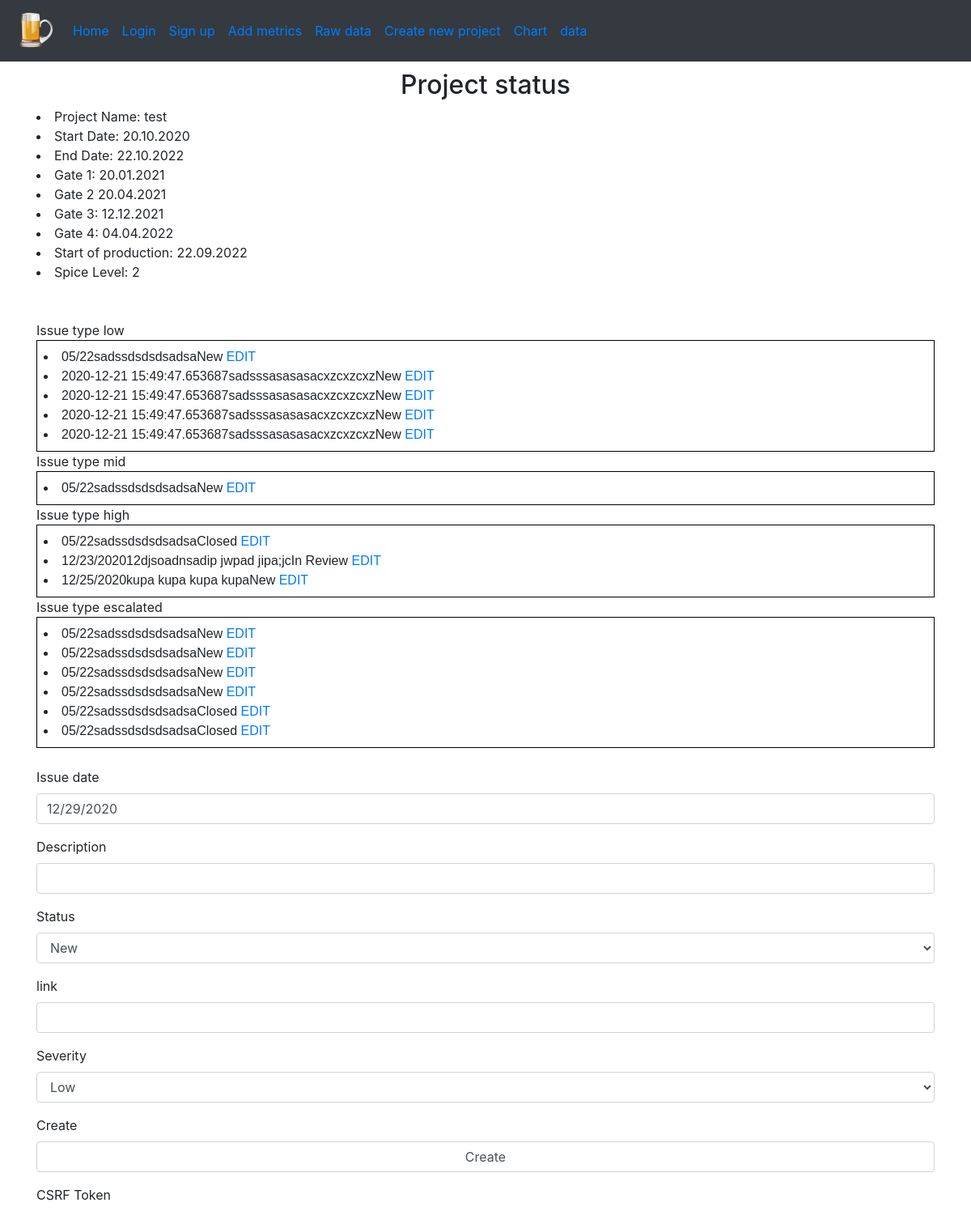
Before: / with the older database file.
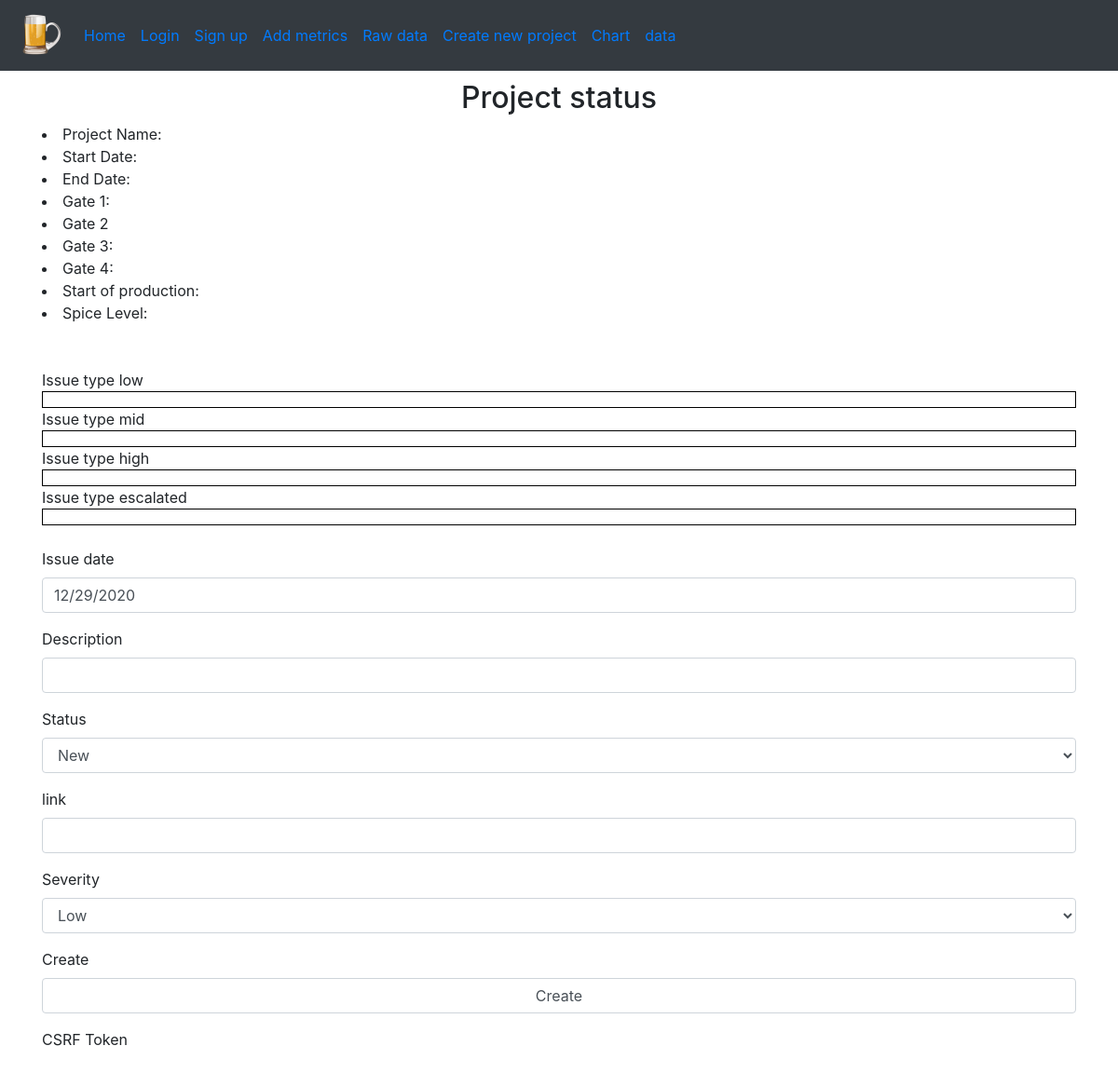
After: the same page with the newer database file.
### spice_status/models/project_models.py (models this page shows)
class Project(db.Model):
    id = db.Column(db.Integer, primary_key=True)
    start_date = db.Column(db.String)
    end_date = db.Column(db.String)
    name = db.Column(db.String)
    gate_1 = db.Column(db.String)
    gate_2 = db.Column(db.String)
    gate_3 = db.Column(db.String)
    gate_4 = db.Column(db.String)
    sop = db.Column(db.String)
    spice_level = db.Column(db.String)
    risks = db.Column(db.String)
    low_issues = db.Column(db.String)
    high_issues = db.Column(db.String)

### spice_status/models/issue_models.py (models this page shows)
class Issue(db.Model):
    id = db.Column(db.Integer, primary_key=True)
    date = db.Column(db.String, default=(datetime.utcnow().strftime("%m/%d/%Y")))
    description = db.Column(db.String)
    status = db.Column(db.String)
    link = db.Column(db.String, default='')
    severity = db.Column(db.String)

### spice_status/views/main_views.py (the view, shortened to what this page needs)
@bp_main.route('/', methods=['GET', 'POST'])
def home():
    form = IssueForm()
    return render_template('status_page.html', form=form, low=get_issue_low(), mid=get_issue_mid(),
                           high=get_issue_high(), esca=get_issue_escalated(), project=get_project())

### spice_status/forms/issue_form.py
class IssueForm(FlaskForm):
    date = StringField('Issue date', default=(datetime.utcnow().strftime("%m/%d/%Y")), validators=[DataRequired()])
    description = StringField('Description', validators=[Length(min=15), DataRequired()])
    status = SelectField('Status', choices=['New', 'Assign', 'WIP', 'In Review', 'Closed'],
                         validators=[DataRequired()])
    link = StringField('link')
    severity = SelectField('Severity', choices=['Low', 'Mid', 'High', 'Escalated'],
                           validators=[DataRequired()])
    submit = SubmitField("Create")

### spice_status/models/issue_models.py (called while the page is built)
def get_issue_low():
    return Issue.query.filter_by(severity='Low').all()

def get_issue_mid():
    return Issue.query.filter_by(severity='Mid').all()

def get_issue_high():
    return Issue.query.filter_by(severity='High').all()

def get_issue_escalated():
    return Issue.query.filter_by(severity='Escalated').all()

### spice_status/models/project_models.py (called while the page is built)
def get_project():
    return Project.query.first()

### spice_status/templates/status_page.html (shortened to what this page needs)
{% extends "_base.html"%}
{% from "macros/form_field_macros.html" import render_field %}
{% block content %}
<h2>
    <center> Project status   </center>
</h2>
<li>Project Name: {{ project.name }}</li>
<li>Start Date: {{ project.start_date }}</li>
<li>End Date: {{ project.end_date }}</li>
<li>Gate 1: {{ project.gate_1 }}</li>
<li>Gate 2 {{ project.gate_2 }}</li>
<li>Gate 3: {{ project.gate_3 }}</li>
<li>Gate 4: {{ project.gate_4 }}</li>
<li>Start of production: {{ project.sop }}</li>
<li>Spice Level: {{ project.spice_level }}</li>
<br>
<br>
<table>
    <tr>
        <td>
            {% for item in low %}
            <li>{{ item.date }}{{ item.description }}{{ item.status }} <a href="{{url_for("main.edit", issue_id=item.id)}}">EDIT</a></li>
            {% endfor %}
        </td>
    </tr>
</table>
<table>
    <tr>
        <td>
            {% for item in mid %}
            <li>{{ item.date }}{{ item.description }}{{ item.status }} <a href="{{url_for("main.edit", issue_id=item.id)}}">EDIT</a></li>
            {% endfor %}
        </td>
    </tr>
</table>
<table>
    <tr>
        <td>
            {% for item in high %}
            <li>{{ item.date }}{{ item.description }}{{ item.status }} <a href="{{url_for("main.edit", issue_id=item.id)}}">EDIT</a></li>
            {% endfor %}
        </td>
    </tr>
</table>
<table>
    <tr>
        <td>
            {% for item in esca %}
            <li>{{ item.date }}{{ item.description }}{{ item.status }} <a href="{{url_for("main.edit", issue_id=item.id)}}">EDIT</a></li>
            {% endfor %}
        </td>
    </tr>
</table>
<br>
     {% with enctype = True %}
         {% include 'partials/_form.html' %}
    {% endwith %}
{% endblock %}

### spice_status/templates/_base.html (shortened to what this page needs)
<!doctype html>
<html lang="en">
<head>
    <link rel="stylesheet" href="{{ url_for('static', filename='css/bootstrap.min.css') }}">
    <link rel="stylesheet" href="{{ url_for('static', filename='css/main.css') }}">
</head>
<body>
<nav class="navbar navbar-expand-lg navbar-blue bg-dark">
    <a class="navbar-brand" href="{{ url_for('main.home')}}"><img
            src="{{ url_for('static', filename='images/logo.png') }}" width='50' height='50'></a>
    <div class="collapse navbar-collapse" id="navbarSupportedContent">
        <ul class="navbar-nav mr-auto">
            <li class="nav-item active">
                <a class="nav-link" href="{{ url_for('main.home')}}">Home <span class="sr-only">(current)</span></a>
            </li>
            {% if not current_user.is_authenticated %}
            <li class="nav-item">
                <a class="nav-link" href="{{ url_for('auth.login')}}">Login</a>
            </li>
            {% else %}
            <li class="nav-item">
                <a class="nav-link" href="{{ url_for('auth.logout')}}">Logout</a>
            </li>
            {% endif %}
            <li class="nav-item">
                <a class="nav-link" href="{{ url_for('auth.signup')}}">Sign up</a>
            </li>
            <li class="nav-item">
                <a class="nav-link" href="{{ url_for('input.metrics')}}">Add metrics</a>
            </li>
            <li class="nav-item">
                <a class="nav-link" href="{{ url_for('main.raw')}}">Raw data</a>
            </li>
            <li class="nav-item">
                <a class="nav-link" href="{{ url_for('project.define_new_project')}}">Create new project</a>
            </li>
            <li class="nav-item">
                <a class="nav-link" href="{{ url_for('main.chart')}}">Chart</a>
            </li>
            <li class="nav-item">
                <a class="nav-link" href="{{ url_for('main.data')}}">data</a>
            </li>
        </ul>
    </div>
</nav>
<div class="container-md">
    {% block content %}
    {% endblock %}
</div>
</body>
</html>

### spice_status/templates/macros/form_field_macros.html (shortened to what this page needs)
{% macro render_field(field) -%}
<div class="form-group">
    {% with invalid = "form-control is-invalid" if field.errors else 'form-control'%}
    {% if field.type != "Submit" and field.type != 'HiddenField' %}
        {{ field.label(class="form-label") }}
    {% endif %}
    {{ field(class=invalid)}}
    {% endwith %}
</div>
{%- endmacro %}

### spice_status/templates/partials/_form.html
{% from 'macros/form_field_macros.html' import render_field %}
<form action="{{ action }}" method="{{ method if method else 'POST'}}" novalidate {% if enctype %} enctype="multipart/form-data" {% endif %}>
    {% for f in form %}
        {{ render_field(f) }}
    {% endfor %}
</form>

### spice_status/static/css/main.css (style rules this page uses)
.navbar { margin-bottom: 10px; }

### spice_status/templates/_base.html (style rules this page uses)
table { font-family: arial, sans-serif; border-collapse: collapse; width: 100%; }
td, th { border: 1px solid #000000; text-align: left; padding: 8px; }

Changed rows visible on the page:
removed Project: name "test", start_date "20.10.2020", end_date "22.10.2022", gate_1 "20.01.2021", gate_2 "20.04.2021", gate_3 "12.12.2021", gate_4 "04.04.2022", sop "22.09.2022", spice_level "2"
removed Issue: date "05/22", description "sadssdsdsdsadsa", status "New", shown under "Project status"
removed Issue: date "2020-12-21 15:49:47.653687", description "sadsssasasasacxzcxzcxz", status "New", shown under "Project status"
removed Issue: date "2020-12-21 15:49:47.653687", description "sadsssasasasacxzcxzcxz", status "New", shown under "Project status"
removed Issue: date "2020-12-21 15:49:47.653687", description "sadsssasasasacxzcxzcxz", status "New", shown under "Project status"
removed Issue: date "2020-12-21 15:49:47.653687", description "sadsssasasasacxzcxzcxz", status "New", shown under "Project status"
removed Issue: date "05/22", description "sadssdsdsdsadsa", status "New"
removed Issue: date "05/22", description "sadssdsdsdsadsa", status "Closed"
removed Issue: date "12/23/2020", description "12djsoadnsadip jwpad jipa;jc", status "In Review"
removed Issue: date "12/25/2020", description "kupa kupa kupa kupa", status "New"
removed Issue: date "05/22", description "sadssdsdsdsadsa", status "New"
removed Issue: date "05/22", description "sadssdsdsdsadsa", status "New"
removed Issue: date "05/22", description "sadssdsdsdsadsa", status "New"
removed Issue: date "05/22", description "sadssdsdsdsadsa", status "New"
removed Issue: date "05/22", description "sadssdsdsdsadsa", status "Closed"
removed Issue: date "05/22", description "sadssdsdsdsadsa", status "Closed"
